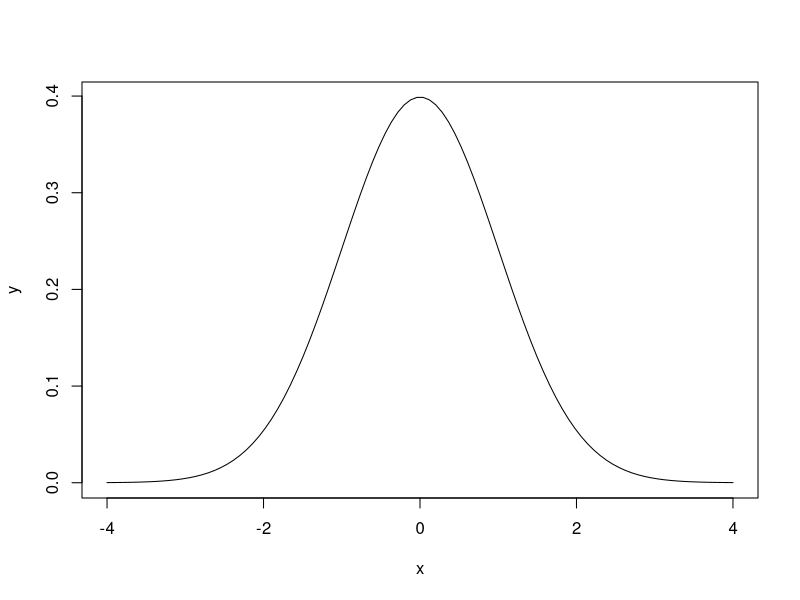
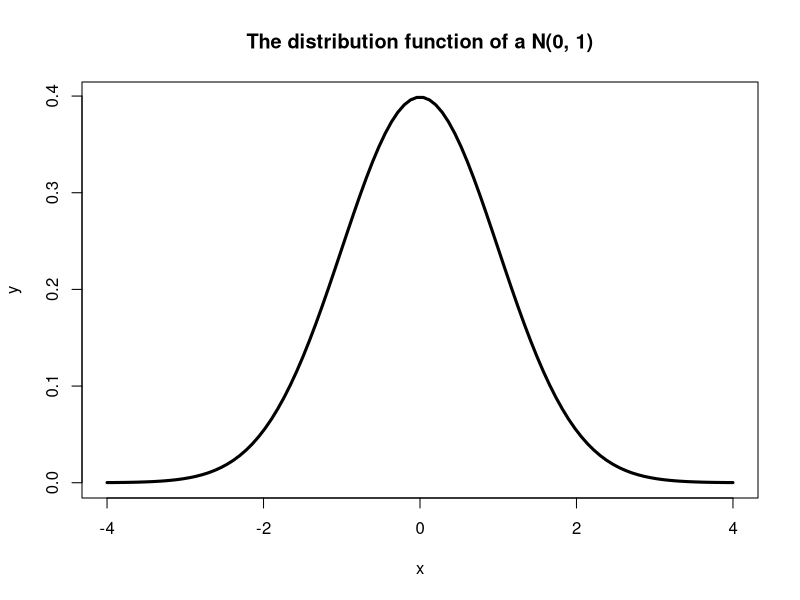
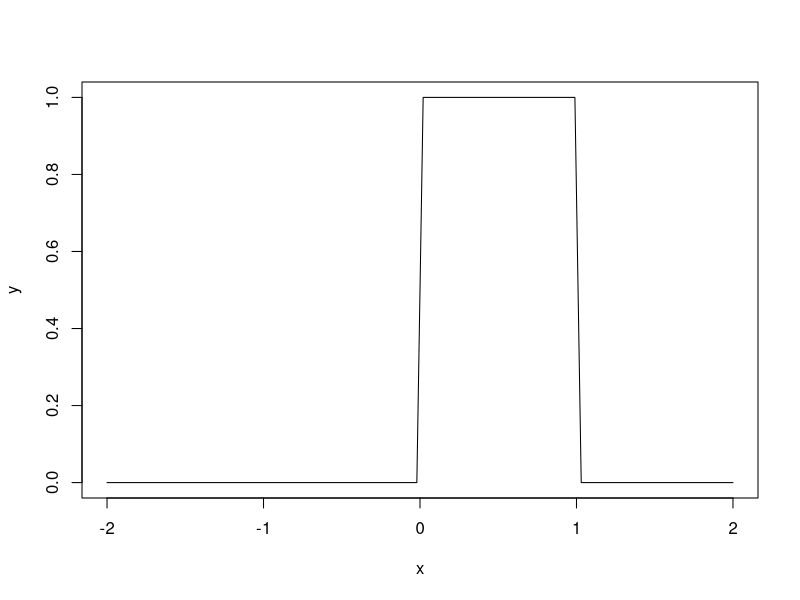
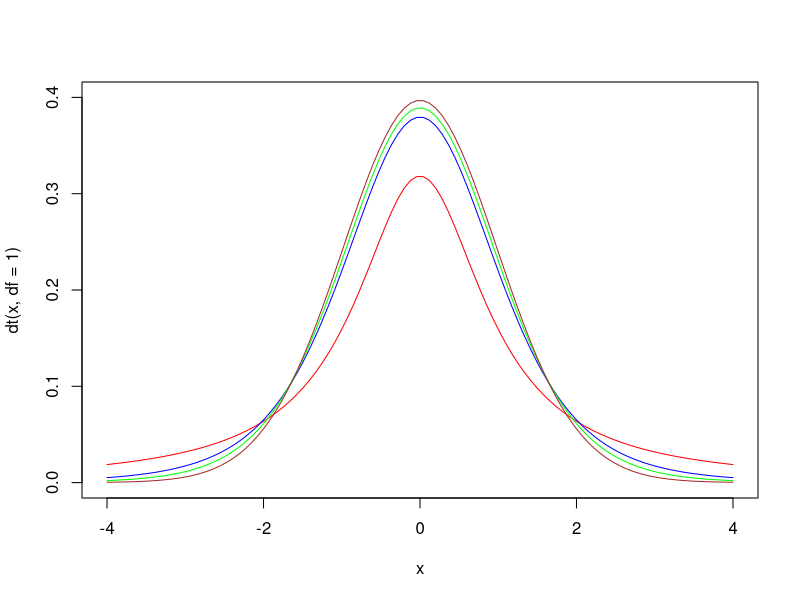

R code for these plots, in order:
# R allows to sample [r], compute density/probability mass [d],
# compute distribution function [p] and compute quantiles [q] for several
# continuous and discrete distributions. The format employed is [rdpq]name,
# where name stands for:
# - norm -> Normal
# - unif -> Uniform
# - exp -> Exponential
# - t -> Student's t
# - f -> Snedecor's F (Fisher)
# - chisq -> Chi squared
# - pois -> Poisson
# - binom -> Binomial
# More distributions: ?Distributions


# Sampling from a Normal - 100 random points from a N(0, 1)
rnorm(n = 10, mean = 0, sd = 1)
#ans>  [1]  0.160  1.657 -0.571 -0.749  0.205  2.151  0.332 -1.502 -0.985
#ans> [10]  1.428

# If you want to have always the same result, set the seed of the random number
# generator
set.seed(45678)
rnorm(n = 10, mean = 0, sd = 1)
#ans>  [1]  1.440 -0.720  0.671 -0.422  0.378 -1.667 -0.508  0.443 -1.799
#ans> [10] -0.618

# Plotting the density of a N(0, 1) - the Gauss bell
x <- seq(-4, 4, l = 100)
y <- dnorm(x = x, mean = 0, sd = 1)
plot(x, y, type = "l")

# R allows to sample [r], compute density/probability mass [d],
# compute distribution function [p] and compute quantiles [q] for several
# continuous and discrete distributions. The format employed is [rdpq]name,
# where name stands for:
# - norm -> Normal
# - unif -> Uniform
# - exp -> Exponential
# - t -> Student's t
# - f -> Snedecor's F (Fisher)
# - chisq -> Chi squared
# - pois -> Poisson
# - binom -> Binomial
# More distributions: ?Distributions


# Sampling from a Normal - 100 random points from a N(0, 1)
rnorm(n = 10, mean = 0, sd = 1)
#ans>  [1]  0.160  1.657 -0.571 -0.749  0.205  2.151  0.332 -1.502 -0.985
#ans> [10]  1.428

# If you want to have always the same result, set the seed of the random number
# generator
set.seed(45678)
rnorm(n = 10, mean = 0, sd = 1)
#ans>  [1]  1.440 -0.720  0.671 -0.422  0.378 -1.667 -0.508  0.443 -1.799
#ans> [10] -0.618

# Plotting the density of a N(0, 1) - the Gauss bell
x <- seq(-4, 4, l = 100)
y <- dnorm(x = x, mean = 0, sd = 1)
plot(x, y, type = "l", lwd = 3, main="The distribution function of a N(0, 1)")

# Computing the 95% quantile for a N(0, 1)
qnorm(p = 0.95, mean = 0, sd = 1)
#ans> [1] 1.64

# All distributions have the same syntax: rname(n,...), dname(x,...), dname(p,...)  
# and qname(p,...), but the parameters in ... change. Look them in ?Distributions
# For example, here is que same for the uniform distribution

# Sampling from a U(0, 1)
set.seed(45678)
runif(n = 10, min = 0, max = 1)
#ans>  [1] 0.9251 0.3340 0.2359 0.3366 0.7489 0.9327 0.3365 0.2246 0.6474
#ans> [10] 0.0808

# Plotting the density of a U(0, 1)
x <- seq(-2, 2, l = 100)
y <- dunif(x = x, min = 0, max = 1)
plot(x, y, type = "l")


#Do the following:
qf(p = 0.9, 1,5)
qf(p=0.95,1,5)
qf(p=0.99,1,5)
rpois(n=100, lambda = 5)
x = seq(-4, 4, l = 100)
plot(x, dt(x,df = 1), col = 'red', ylim = c(0,0.4), type='l')
lines(x, dt(x, df = 5), col = 'blue')
lines(x, dt(x,df= 10),col='green')
lines(x,dt(x,df = 50),col = 'brown')
